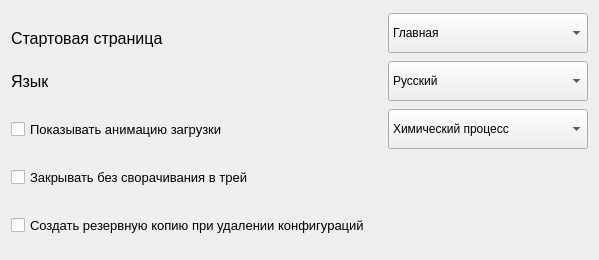
      <widget class="QWidget" name="scrollArea_othersettings">
       <property name="geometry">
        <rect>
         <x>0</x>
         <y>0</y>
         <width>599</width>
         <height>260</height>
        </rect>
       </property>
       <layout class="QGridLayout" name="gridLayout_4">
        <item row="3" column="0">
         <widget class="QCheckBox" name="check_animload">
          <property name="minimumSize">
           <size>
            <width>0</width>
            <height>40</height>
           </size>
          </property>
          <property name="font">
           <font>
            <pointsize>10</pointsize>
           </font>
          </property>
          <property name="tabletTracking">
           <bool>false</bool>
          </property>
          <property name="layoutDirection">
           <enum>Qt::LeftToRight</enum>
          </property>
          <property name="styleSheet">
           <string notr="true"/>
          </property>
          <property name="text">
           <string>Показывать анимацию загрузки</string>
          </property>
          <property name="autoRepeat">
           <bool>false</bool>
          </property>
          <property name="autoExclusive">
           <bool>false</bool>
          </property>
          <property name="tristate">
           <bool>false</bool>
          </property>
         </widget>
        </item>
        <item row="2" column="0">
         <widget class="QLabel" name="label_lang">
          <property name="minimumSize">
           <size>
            <width>0</width>
            <height>40</height>
           </size>
          </property>
          <property name="maximumSize">
           <size>
            <width>16777215</width>
            <height>40</height>
           </size>
          </property>
          <property name="font">
           <font>
            <pointsize>12</pointsize>
           </font>
          </property>
          <property name="text">
           <string>Язык</string>
          </property>
         </widget>
        </item>
        <item row="2" column="1">
         <widget class="QComboBox" name="combo_lang">
          <property name="sizePolicy">
           <sizepolicy hsizetype="Preferred" vsizetype="Preferred">
            <horstretch>0</horstretch>
            <verstretch>0</verstretch>
           </sizepolicy>
          </property>
          <property name="maximumSize">
           <size>
            <width>200</width>
            <height>16777215</height>
           </size>
          </property>
          <property name="styleSheet">
           <string notr="true"/>
          </property>
          <item>
           <property name="text">
            <string>Русский</string>
           </property>
          </item>
          <item>
           <property name="text">
            <string>English</string>
           </property>
          </item>
         </widget>
        </item>
        <item row="3" column="1">
         <widget class="QComboBox" name="combo_animload">
          <property name="minimumSize">
           <size>
            <width>0</width>
            <height>40</height>
           </size>
          </property>
          <property name="maximumSize">
           <size>
            <width>200</width>
            <height>16777215</height>
           </size>
          </property>
          <item>
           <property name="text">
            <string>Химический процесс</string>
           </property>
          </item>
          <item>
           <property name="text">
            <string>Косатки</string>
           </property>
          </item>
         </widget>
        </item>
        <item row="1" column="0">
         <widget class="QLabel" name="label_mainpage">
          <property name="sizePolicy">
           <sizepolicy hsizetype="Preferred" vsizetype="Preferred">
            <horstretch>0</horstretch>
            <verstretch>0</verstretch>
           </sizepolicy>
          </property>
          <property name="minimumSize">
           <size>
            <width>0</width>
            <height>40</height>
           </size>
          </property>
          <property name="maximumSize">
           <size>
            <width>16777215</width>
            <height>30</height>
           </size>
          </property>
          <property name="font">
           <font>
            <pointsize>12</pointsize>
           </font>
          </property>
          <property name="text">
           <string>Стартовая страница</string>
          </property>
         </widget>
        </item>
        <item row="1" column="1">
         <widget class="QComboBox" name="combo_mainpage">
          <property name="sizePolicy">
           <sizepolicy hsizetype="Preferred" vsizetype="Preferred">
            <horstretch>0</horstretch>
            <verstretch>0</verstretch>
           </sizepolicy>
          </property>
          <property name="maximumSize">
           <size>
            <width>200</width>
            <height>16777215</height>
           </size>
          </property>
          <property name="styleSheet">
           <string notr="true"/>
          </property>
          <item>
           <property name="text">
            <string>Главная</string>
           </property>
          </item>
          <item>
           <property name="text">
            <string>Каталог пакетов AUR</string>
           </property>
          </item>
          <item>
           <property name="text">
            <string>Автоматизация</string>
           </property>
          </item>
          <item>
           <property name="text">
            <string>Установленные пакеты</string>
           </property>
          </item>
          <item>
           <property name="text">
            <string>Информация о системе</string>
           </property>
          </item>
          <item>
           <property name="text">
            <string>Помощь по Arch</string>
           </property>
          </item>
          <item>
           <property name="text">
            <string>Кастомизация</string>
           </property>
          </item>
          <item>
           <property name="text">
            <string>Информация о приложении</string>
           </property>
          </item>
          <item>
           <property name="text">
            <string>Дополнительные настройки</string>
           </property>
          </item>
         </widget>
        </item>
        <item row="4" column="0" colspan="2">
         <widget class="QCheckBox" name="check_trayon">
          <property name="minimumSize">
           <size>
            <width>0</width>
            <height>40</height>
           </size>
          </property>
          <property name="font">
           <font>
            <pointsize>10</pointsize>
           </font>
          </property>
          <property name="styleSheet">
           <string notr="true"/>
          </property>
          <property name="text">
           <string>Закрывать без сворачивания в трей</string>
          </property>
         </widget>
        </item>
        <item row="5" column="0" colspan="2">
         <widget class="QCheckBox" name="check_repair">
          <property name="minimumSize">
           <size>
            <width>0</width>
            <height>40</height>
           </size>
          </property>
          <property name="font">
           <font>
            <pointsize>10</pointsize>
           </font>
          </property>
          <property name="tabletTracking">
           <bool>false</bool>
          </property>
          <property name="layoutDirection">
           <enum>Qt::LeftToRight</enum>
          </property>
          <property name="styleSheet">
           <string notr="true"/>
          </property>
          <property name="text">
           <string>Создать резервную копию при удалении конфигураций</string>
          </property>
          <property name="autoRepeat">
           <bool>false</bool>
          </property>
          <property name="autoExclusive">
           <bool>false</bool>
          </property>
          <property name="tristate">
           <bool>false</bool>
          </property>
         </widget>
        </item>
       </layout>
      </widget>
